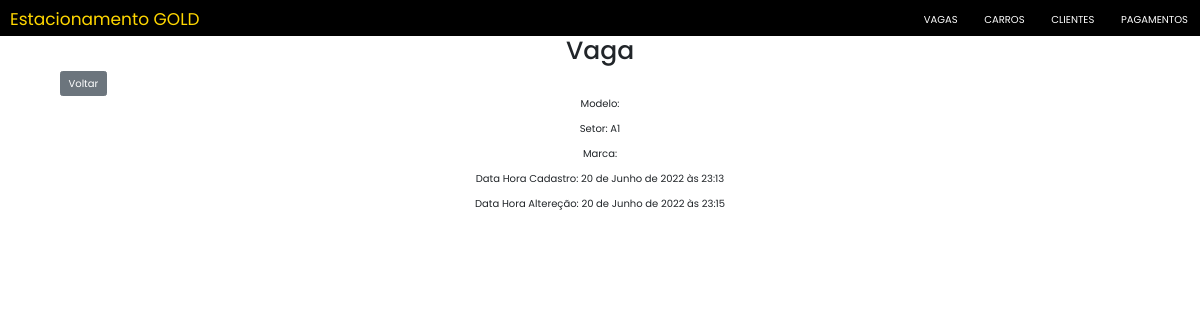
Before: /vagas/detail/1/ with the older database file.
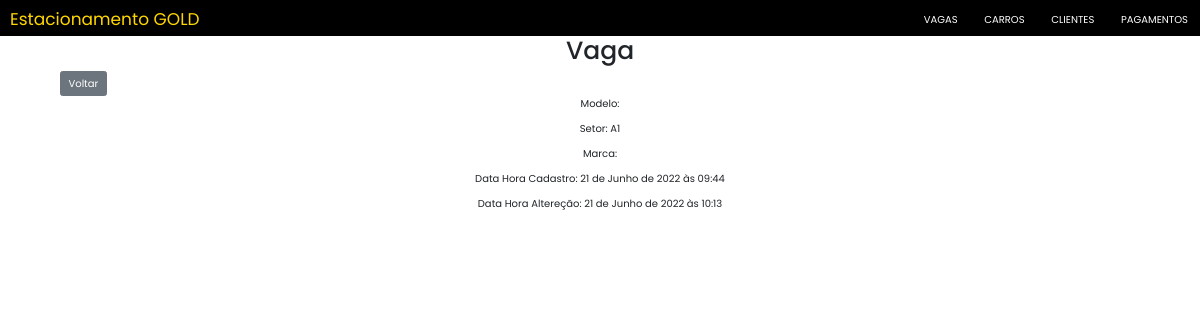
After: the same page with the newer database file.
### mainVagas/models.py (models this page shows, shortened)
class Vaga(models.Model):
    status = EnumChoiceField(EnumStatus, default=EnumStatus.disponivel)
    setor = models.CharField(max_length=2)
    tipoVeiculo = EnumChoiceField(EnumTipoVeiculo)
    dataHoraCadastro = models.DateTimeField(
        auto_now_add=True, editable=False, verbose_name="Data e Hora Cadastro")
    dataHoraAlteracao = models.DateTimeField(
        auto_now=True, editable=False, verbose_name="Data e Hora Alteração")

### mainVagas/views.py (the view)
# urls.py: path("detail/<int:pk>/", views.VagaDetail.as_view(), name="detail"),
class VagaDetail(DetailView):
    model = Vaga
    fields = '__all__'

### mainVagas/templates/mainVagas/vaga_detail.html (shortened to what this page needs)
{% extends 'Estacionamento/base.html' %}
{% load static %}
{% block titleBody %}Vaga{% endblock %}
{% block content %}
<a style="margin-left: 5%" href="{% url 'mainVagas:list' %}"><input type="submit" class="btn btn-secondary" value="Voltar" /></a>
<div style="text-align:center; margin-left: 25%; margin-right: 25%">
    <p>Modelo: {{vaga.ativa}}</p>
    <p>Setor: {{vaga.setor}}</p>
    <p>Marca: {{vaga.tipoVeiculo.value}}</p>
    <p>Data Hora Cadastro: {{vaga.dataHoraCadastro}}</p>
    <p>Data Hora Altereção: {{vaga.dataHoraAlteracao}}</p>
</div>
{% endblock %}

Changed rows visible on the page:
changed Vaga: dataHoraCadastro "20 de Junho de 2022 às 23:13" → "21 de Junho de 2022 às 09:44"; dataHoraAlteracao "20 de Junho de 2022 às 23:15" → "21 de Junho de 2022 às 10:13"
